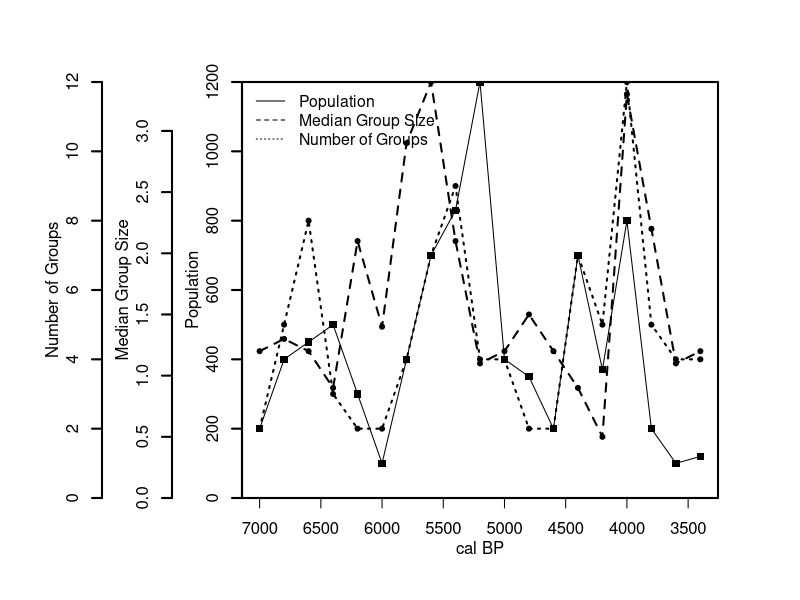

The R source for this figure:
#===============================================================================
# Name   : multi_axes
# Author : Jorge Flores
# Date   : 
# Version:
# Aim    : Make a plot(lines) with 'Y' multi-axes
# URL    : 
#===============================================================================

#------------------------ VARIABLES ------------------------#
time <- seq(7000,3400,-200)
pop  <- c(200,400,450,500,300,100,400,700,830,1200,400,350,200,700,370,800,200,100,120)
grp  <- c(2,5,8,3,2,2,4,7,9,4,4,2,2,7,5,12,5,4,4)
med  <- c(1.2,1.3,1.2,0.9,2.1,1.4,2.9,3.4,2.1,1.1,1.2,1.5,1.2,0.9,0.5,3.3,2.2,1.1,1.2)

#------------------------ PLOTS ------------------------#
# x11()
par(mar=c(5, 12, 4, 4) + 0.1) # Graphical parameters of the plot

# Base plot where the remaining 'Y' axes will be added (first 'Y' axis)
graf <- plot(x = time, y = pop, ylim = c(0,max(pop)), xlim = c(7000,3400),
             axes = F, xlab = '', ylab = '',type = 'l',
             col='black', main='',yaxs='i')
points(time, pop, pch = 15, col = 'black')
axis(2, ylim = c(0,max(pop)), col = 'black', lwd = 2)
mtext(2, text = 'Population', line = 2)
box(lwd = 2)

# Add second 'Y' axis
par(new = T)
plot(time, med, axes = F, ylim = c(0,max(med)), xlim = c(7000,3400),
     xlab = '', ylab = '', type = 'l',lty = 2, main = '',lwd = 2, yaxs = 'i')
axis(2, ylim = c(0,max(med)), lwd = 2,line = 3.5)
points(time, med, pch = 20)
mtext(2, text = 'Median Group Size', line = 5.5)

# Add third 'Y' axis
par(new=T)
plot(time, grp, axes = F, ylim = c(0,max(grp)), xlab = '', ylab = '', 
     type = 'l', lty = 3, main = '', xlim = c(7000,3400), lwd = 2, yaxs = 'i')
axis(2, ylim = c(0,max(grp)),lwd = 2,line = 7)
points(time, grp, pch = 20)
mtext(2, text = 'Number of Groups', line = 9)

# Add 'X' axis
axis(1, pretty(range(time),10))
mtext('cal BP',side=1,col='black',line=2)

# Add legend
legend('topleft', legend = c('Population','Median Group Size','Number of Groups'),
       lty = c(1,2,3), cex = 0.95, box.lty = 0, bty = 'n')

#===============================================================================
# END OF PROGRAM
#===============================================================================
